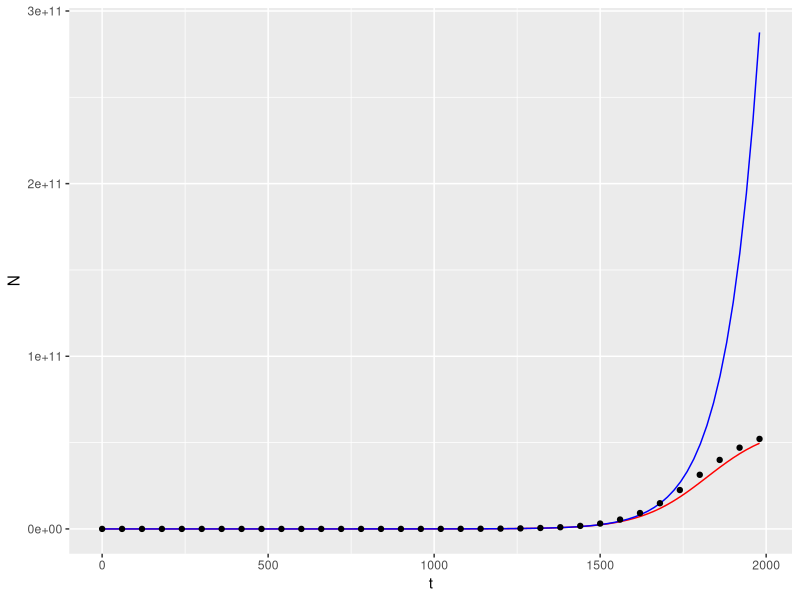

Write R code to recreate this figure.
#install.packages(ggplot2)
#install.packages(dplyr)

library(ggplot2)

library(dplyr)

growth_data <- read.csv("experiment.csv")

filtered_data <- growth_data %>%
  filter(t <= 1980)


N0 <- 879 

r <- 0.009902 

K <- 60000000000 


#functions to implement the logistic equations into this model

logistic_fun <- function(t) {
  
  N <- (N0*K*exp(r*t))/(K-N0+N0*exp(r*t))
  
  return(N)
  
}


exponential_fun <- function(t) {
  
  N <- (N0*exp(r*t))
  
  return(N)
  
}

#plot of the model

ggplot(aes(x=t,y=N), data = filtered_data) +
  
  geom_function(fun=logistic_fun, colour="red") +
  geom_function(fun=exponential_fun, colour="blue") +
  
  geom_point()